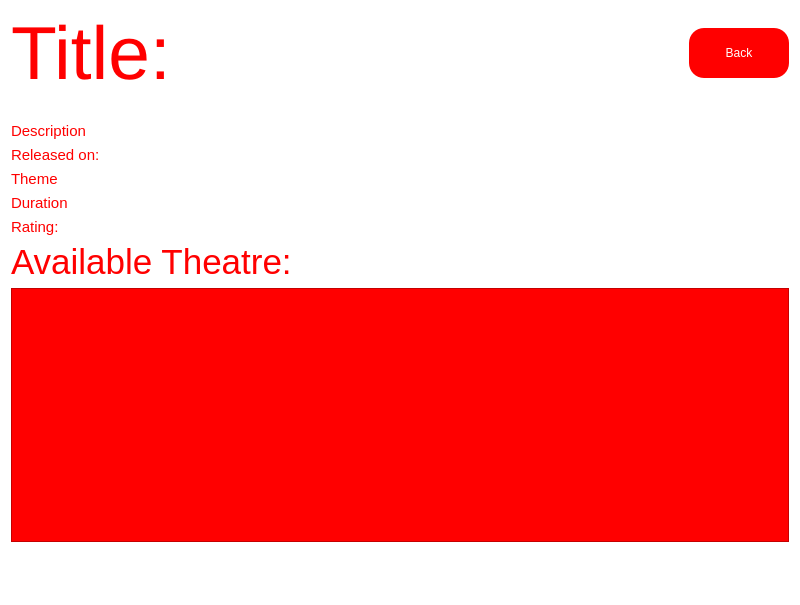
<?xml version="1.0" encoding="UTF-8"?>
<ui version="4.0">
 <class>Form</class>
 <widget class="QWidget" name="Form">
  <property name="geometry">
   <rect>
    <x>0</x>
    <y>0</y>
    <width>800</width>
    <height>605</height>
   </rect>
  </property>
  <property name="windowTitle">
   <string>Form</string>
  </property>
  <property name="styleSheet">
   <string notr="true">background-color: white;</string>
  </property>
  <layout class="QVBoxLayout" name="verticalLayout">
   <item>
    <layout class="QHBoxLayout" name="horizontalLayout">
     <item>
      <widget class="QLabel" name="title">
       <property name="styleSheet">
        <string notr="true">color: red;
background: transparent;
font-size: 75px;
</string>
       </property>
       <property name="text">
        <string>Title:</string>
       </property>
      </widget>
     </item>
     <item>
      <widget class="QPushButton" name="back_button">
       <property name="sizePolicy">
        <sizepolicy hsizetype="Fixed" vsizetype="Fixed">
         <horstretch>0</horstretch>
         <verstretch>0</verstretch>
        </sizepolicy>
       </property>
       <property name="minimumSize">
        <size>
         <width>100</width>
         <height>50</height>
        </size>
       </property>
       <property name="styleSheet">
        <string notr="true">QPushButton {
	color: white;
	background-color: rgb(255, 0, 0);
	border-radius: 15px;
}

QPushButton:hover {
	background-color: rgb(0, 0, 0);
}</string>
       </property>
       <property name="text">
        <string>Back</string>
       </property>
      </widget>
     </item>
    </layout>
   </item>
   <item>
    <spacer name="verticalSpacer_2">
     <property name="orientation">
      <enum>Qt::Orientation::Vertical</enum>
     </property>
     <property name="sizeType">
      <enum>QSizePolicy::Policy::Fixed</enum>
     </property>
     <property name="sizeHint" stdset="0">
      <size>
       <width>20</width>
       <height>21</height>
      </size>
     </property>
    </spacer>
   </item>
   <item>
    <widget class="QLabel" name="description">
     <property name="styleSheet">
      <string notr="true">color: red;
font-size:15px;
</string>
     </property>
     <property name="text">
      <string>Description</string>
     </property>
    </widget>
   </item>
   <item>
    <widget class="QLabel" name="date">
     <property name="styleSheet">
      <string notr="true">color: red;
font-size:15px;
</string>
     </property>
     <property name="text">
      <string>Released on: </string>
     </property>
    </widget>
   </item>
   <item>
    <widget class="QLabel" name="theme">
     <property name="styleSheet">
      <string notr="true">color: red;
font-size:15px;
</string>
     </property>
     <property name="text">
      <string>Theme</string>
     </property>
    </widget>
   </item>
   <item>
    <widget class="QLabel" name="duration">
     <property name="styleSheet">
      <string notr="true">color: red;
font-size:15px;
</string>
     </property>
     <property name="text">
      <string>Duration</string>
     </property>
    </widget>
   </item>
   <item>
    <widget class="QLabel" name="rating">
     <property name="styleSheet">
      <string notr="true">color: red;
font-size:15px;
</string>
     </property>
     <property name="text">
      <string>Rating: </string>
     </property>
    </widget>
   </item>
   <item>
    <widget class="QLabel" name="available_theatre">
     <property name="styleSheet">
      <string notr="true">font-size: 35px;
color: red;
background: transparent;
</string>
     </property>
     <property name="text">
      <string>Available Theatre:</string>
     </property>
    </widget>
   </item>
   <item>
    <widget class="QScrollArea" name="scrollArea">
     <property name="minimumSize">
      <size>
       <width>0</width>
       <height>254</height>
      </size>
     </property>
     <property name="styleSheet">
      <string notr="true">background-color:red;</string>
     </property>
     <property name="widgetResizable">
      <bool>true</bool>
     </property>
     <widget class="QWidget" name="scrollAreaWidgetContents">
      <property name="geometry">
       <rect>
        <x>0</x>
        <y>0</y>
        <width>780</width>
        <height>252</height>
       </rect>
      </property>
      <property name="styleSheet">
       <string notr="true">border-radius: 45px;</string>
      </property>
     </widget>
    </widget>
   </item>
   <item>
    <spacer name="verticalSpacer">
     <property name="orientation">
      <enum>Qt::Orientation::Vertical</enum>
     </property>
     <property name="sizeHint" stdset="0">
      <size>
       <width>20</width>
       <height>62</height>
      </size>
     </property>
    </spacer>
   </item>
  </layout>
 </widget>
 <resources/>
 <connections/>
</ui>
